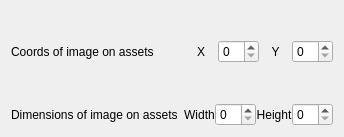
           <widget class="QWidget" name="cropParamsTab">
            <attribute name="title">
             <string>Crop</string>
            </attribute>
            <layout class="QFormLayout" name="formLayout_4">
             <property name="verticalSpacing">
              <number>40</number>
             </property>
             <property name="topMargin">
              <number>40</number>
             </property>
             <item row="0" column="0">
              <widget class="QLabel" name="label_14">
               <property name="text">
                <string>Coords of image on assets</string>
               </property>
              </widget>
             </item>
             <item row="0" column="1">
              <layout class="QHBoxLayout" name="horizontalLayout_19">
               <item>
                <widget class="QLabel" name="label_30">
                 <property name="text">
                  <string>X</string>
                 </property>
                 <property name="alignment">
                  <set>Qt::AlignCenter</set>
                 </property>
                </widget>
               </item>
               <item>
                <widget class="QSpinBox" name="spinBox_21"/>
               </item>
               <item>
                <widget class="QLabel" name="label_31">
                 <property name="text">
                  <string>Y</string>
                 </property>
                 <property name="alignment">
                  <set>Qt::AlignCenter</set>
                 </property>
                </widget>
               </item>
               <item>
                <widget class="QSpinBox" name="spinBox_22"/>
               </item>
              </layout>
             </item>
             <item row="1" column="0">
              <widget class="QLabel" name="label_15">
               <property name="text">
                <string>Dimensions of image on assets</string>
               </property>
              </widget>
             </item>
             <item row="1" column="1">
              <layout class="QHBoxLayout" name="horizontalLayout_22">
               <item>
                <widget class="QLabel" name="label_35">
                 <property name="text">
                  <string>Width</string>
                 </property>
                 <property name="alignment">
                  <set>Qt::AlignCenter</set>
                 </property>
                </widget>
               </item>
               <item>
                <widget class="QSpinBox" name="spinBox_25"/>
               </item>
               <item>
                <widget class="QLabel" name="label_36">
                 <property name="text">
                  <string>Height</string>
                 </property>
                 <property name="alignment">
                  <set>Qt::AlignCenter</set>
                 </property>
                </widget>
               </item>
               <item>
                <widget class="QSpinBox" name="spinBox_26"/>
               </item>
              </layout>
             </item>
            </layout>
           </widget>
